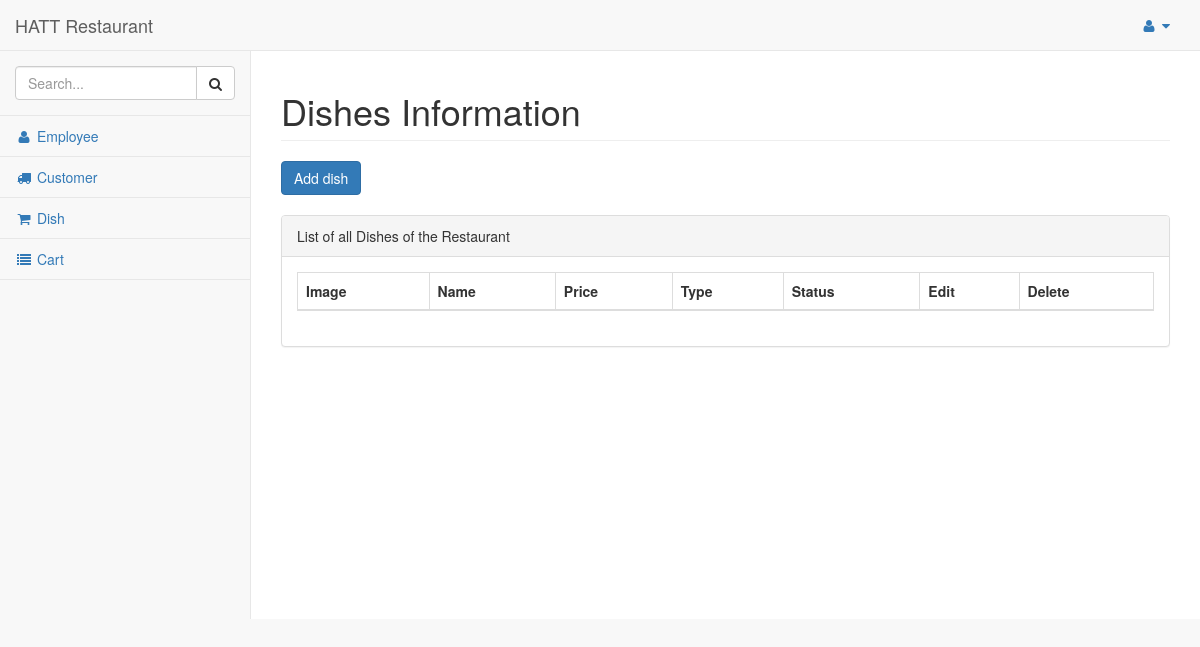
Page /dashboard/dish_list/ on the earlier database version.
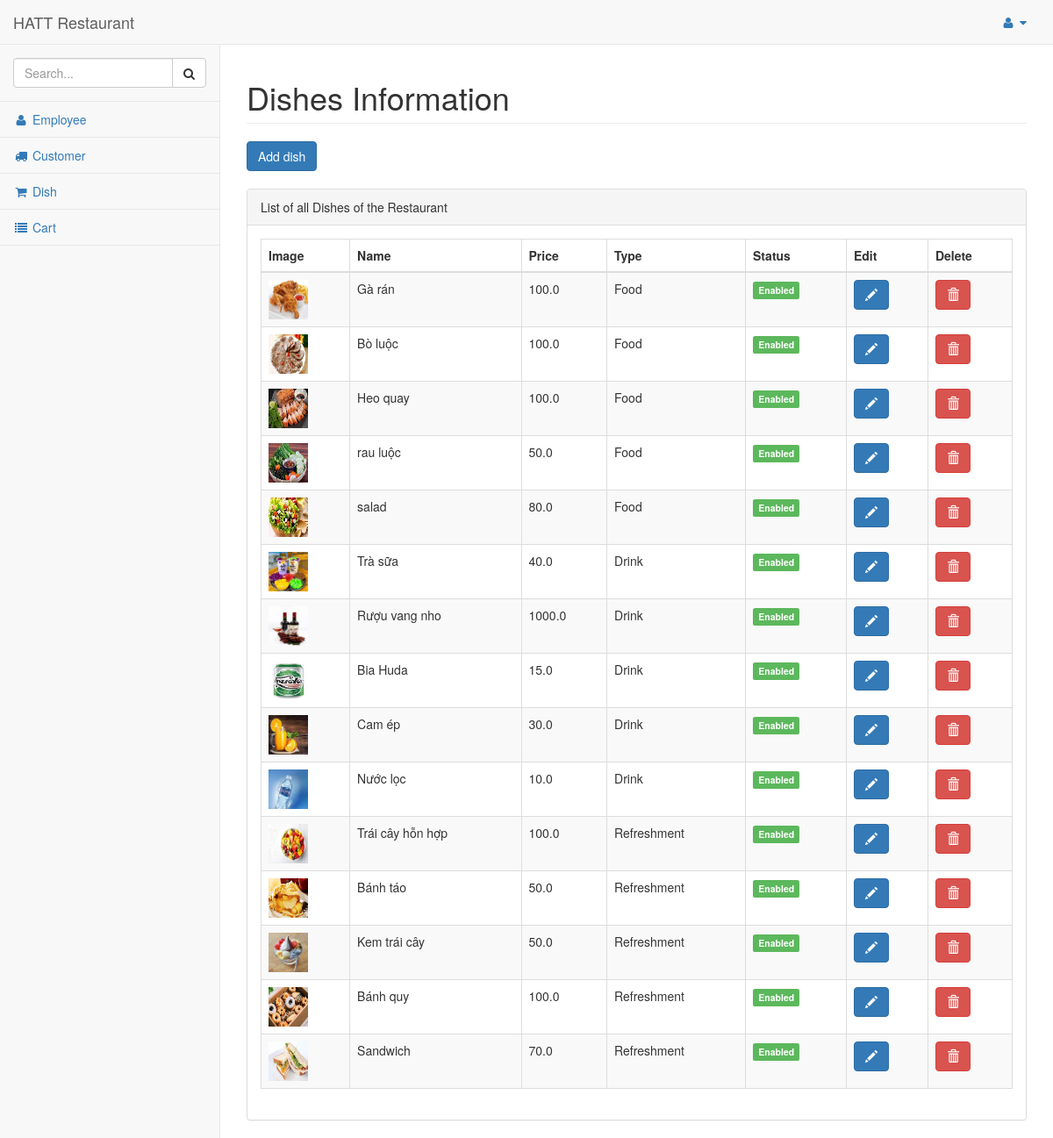
Same page on the later database version.
### res/models.py (models this page shows, shortened)
class Dish(models.Model):
    menu = models.ForeignKey(Menu, on_delete=models.CASCADE)
    disabled = 'Disabled'
    enabled = 'Enabled'
    STATUS = (
        (disabled, disabled),
        (enabled, enabled),
    )
    name = models.CharField(max_length=250)
    status = models.CharField(max_length=50, choices=STATUS)
    price = models.FloatField()
    image = models.FileField(blank=True, null=True)

### res/views.py (the view)
# urls.py: re_path(r'^dashboard/dish_list/$',dish_list, name='dish_list'),
def dish_list(request):
    dishes = Dish.objects.all()
    return render(request, 'admin/dish.html', {'dishes': dishes})

### templates/admin/dish.html (shortened to what this page needs)
{% load static %}
{% include "includes/base.html" %}
{% include "includes/navbarheader.html" %}
{% include "includes/navtop.html"%}
{% include "includes/sidemenu.html" %}
</nav>
<div id="page-wrapper">
    <div class="row">
        <div class="col-lg-12">
            <h1 class="page-header">Dishes Information</h1>
            <button type="button" class="btn btn-primary" data-toggle="modal" data-target="#adddish">
                Add dish
            </button>
            <br><br>
        </div>
    </div>
    <div class="row">
        <div class="col-lg-12">
            <div class="panel panel-default">
                <div class="panel-heading">
                    List of all Dishes of the Restaurant
                </div>
                <div class="panel-body">
                    <table width="100%" class="table table-striped table-bordered table-hover" id="dataTables-example">
                        <thead>
                            <tr>
                                <th>Image</th>
                                <th>Name</th>
                                <th>Price</th>
                                <th>Type</th>
                                <th>Status</th>
                                <th>Edit</th>
                                <th>Delete</th>
                            </tr>
                        </thead>
                        <tbody>
                            {% for dish in dishes %}
                            <tr>
                                <td><img src="/media/{{dish.image}}" alt="Mô tả hình ảnh" width="45" height="45"></td>
                                <td>{{dish.name}}</td>
                                <td>{{dish.price}}</td>
                                <td>{% if dish.menu_id == 1 %}
                                        <p>Food</p>
                                    {% elif dish.menu_id == 2 %}
                                        <p>Drink</p>
                                    {% else %}
                                        <p>Refreshment</p>
                                    {% endif %}
                                </td>
                                <td>{% if dish.status == 'Enabled' %}
                                    <span class="label label-success">Enabled</span>
                                    {% else %}
                                    <span class="label label-danger">Disabled</span>
                                    {% endif %}
                                </td>
                                <td>
                                    <button type="button" class="btn btn-primary" data-toggle="modal" data-target="#myModal{{dish.id}}" title="Mở cửa sổ sửa đổi">
                                        <span class="glyphicon glyphicon-pencil" aria-hidden="true"></span>
                                    </button>
                                </td>
                                <td>
                                    <button type="button" class="btn btn-danger" data-toggle="modal" data-target="#deleteModal{{dish.id}}">
                                        <span class="glyphicon glyphicon-trash"></span>
                                    </button>
                                </td>
                            </tr>
                            {% endfor %}
                        </tbody>
                    </table>
                </div>
            </div>
        </div>
    </div>
</div>
</div>
</body>
</html>

Differences in the rows shown:
added Dish: image (picture), name "Gà rán", price "100.0", shows "Food", status "Enabled"
added Dish: image (picture), name "Bò luộc", price "100.0", shows "Food", status "Enabled"
added Dish: image (picture), name "Heo quay", price "100.0", shows "Food", status "Enabled"
added Dish: image (picture), name "rau luộc", price "50.0", shows "Food", status "Enabled"
added Dish: image (picture), name "salad", price "80.0", shows "Food", status "Enabled"
added Dish: image (picture), name "Trà sữa", price "40.0", shows "Drink", status "Enabled"
added Dish: image (picture), name "Rượu vang nho", price "1000.0", shows "Drink", status "Enabled"
added Dish: image (picture), name "Bia Huda", price "15.0", shows "Drink", status "Enabled"
added Dish: image (picture), name "Cam ép", price "30.0", shows "Drink", status "Enabled"
added Dish: image (picture), name "Nước lọc", price "10.0", shows "Drink", status "Enabled"
added Dish: image (picture), name "Trái cây hỗn hợp", price "100.0", shows "Refreshment", status "Enabled"
added Dish: image (picture), name "Bánh táo", price "50.0", shows "Refreshment", status "Enabled"
added Dish: image (picture), name "Kem trái cây", price "50.0", shows "Refreshment", status "Enabled"
added Dish: image (picture), name "Bánh quy", price "100.0", shows "Refreshment", status "Enabled"
added Dish: image (picture), name "Sandwich", price "70.0", shows "Refreshment", status "Enabled"
